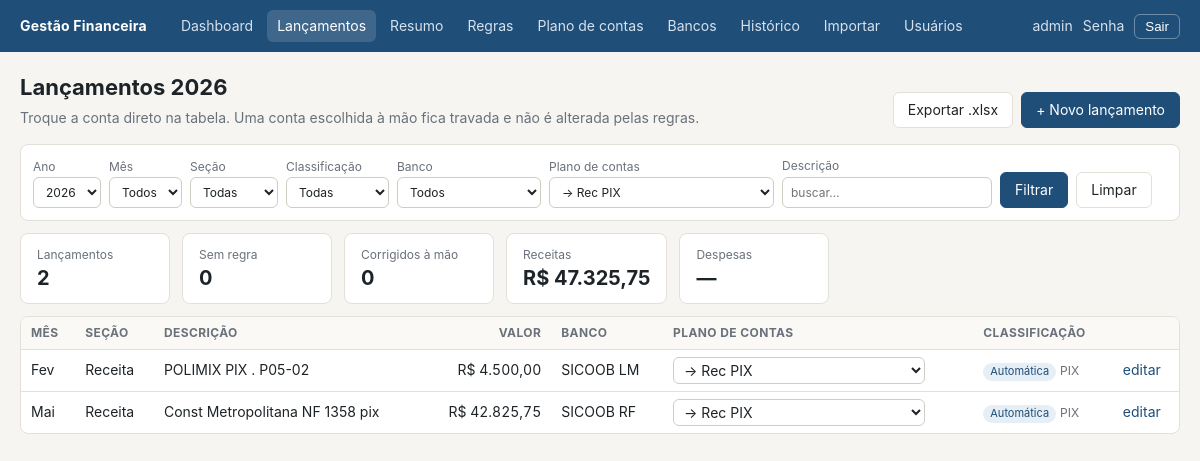
Page /?conta=5 (signed in) on the committed database.
### financas/models.py (models this page shows, shortened)
class Lancamento(models.Model):
    class Classificacao(models.TextChoices):
        AUTO = "A", "Automática"
        MANUAL = "M", "Manual"
        NENHUMA = "N", "Sem regra"
    ano = models.PositiveSmallIntegerField(db_index=True)
    mes = models.PositiveSmallIntegerField("mês", choices=MESES, db_index=True)
    secao = models.CharField("seção", max_length=1, choices=Secao.choices, default=Secao.DESPESA)
    descricao = models.CharField("descrição", max_length=255)
    valor = models.DecimalField(max_digits=14, decimal_places=2, null=True, blank=True)
    conta = models.ForeignKey(Conta, on_delete=models.PROTECT, null=True, blank=True, related_name="lancamentos",
                              verbose_name="plano de contas")
    banco = models.ForeignKey(Banco, on_delete=models.PROTECT, null=True, blank=True, related_name="lancamentos")
    classificacao = models.CharField(
        "classificação", max_length=1, choices=Classificacao.choices, default=Classificacao.NENHUMA,
    )
    regra = models.ForeignKey(
        Regra, on_delete=models.SET_NULL, null=True, blank=True, related_name="+",
        help_text="Regra que classificou automaticamente.",
    )
    linha_planilha = models.PositiveIntegerField("linha na planilha", null=True, blank=True)
    criado_em = models.DateTimeField(auto_now_add=True)
    atualizado_em = models.DateTimeField(auto_now=True)
    history = HistoricalRecords(excluded_fields=["atualizado_em"])
    class Meta:
        ordering = ["ano", "mes", "secao", "id"]
        verbose_name = "lançamento"

class Banco(models.Model):
    nome = models.CharField(max_length=60, unique=True)
    coluna_planilha = models.CharField(
        "coluna na planilha", max_length=3, blank=True,
        help_text="Letra da coluna das abas de mês com os valores deste banco (ex.: E). Em branco = não importa.",
    )
    banco = models.CharField("instituição", max_length=60, blank=True, help_text="Ex.: Sicoob, Itaú, Bradesco.")
    agencia = models.CharField("agência", max_length=20, blank=True)
    numero_conta = models.CharField("número da conta", max_length=30, blank=True)
    titular = models.CharField(max_length=120, blank=True, help_text="Empresa ou pessoa titular da conta.")
    observacao = models.CharField("observação", max_length=200, blank=True)
    ativo = models.BooleanField(default=True)
    history = HistoricalRecords()
    class Meta:
        ordering = ["coluna_planilha", "nome"]
        verbose_name = "banco"
    def __str__(self):
        return self.nome

class Conta(models.Model):
    codigo = models.CharField("código", max_length=20, blank=True)
    nome = models.CharField(max_length=120, unique=True)
    nao_entra_no_dre = models.BooleanField(
        "fora do DRE", default=False,
        help_text="Ex.: transferência entre contas da própria empresa.",
    )
    ativa = models.BooleanField(default=True)
    history = HistoricalRecords()
    class Meta:
        ordering = ["codigo", "nome"]
        verbose_name = "conta do plano de contas"
        verbose_name_plural = "plano de contas"
    def __str__(self):
        return self.nome

class Regra(models.Model):
    class Tipo(models.TextChoices):
        CONTEM = "C", "Contém"
        COMECA = "I", "Começa com"
    class SecaoRegra(models.TextChoices):
        RECEITA = "R", "Receita"
        DESPESA = "D", "Despesa"
        AMBAS = "A", "Ambas"
    palavra = models.CharField("palavra-chave", max_length=80)
    tipo = models.CharField("tipo de busca", max_length=1, choices=Tipo.choices, default=Tipo.CONTEM)
    secao = models.CharField("seção", max_length=1, choices=SecaoRegra.choices, default=SecaoRegra.AMBAS)
    conta = models.ForeignKey(Conta, on_delete=models.PROTECT, related_name="regras", verbose_name="plano de contas")
    ordem = models.PositiveIntegerField(
        default=0, db_index=True,
        help_text="Maior número = maior prioridade (exceções ficam com número alto).",
    )
    observacao = models.CharField("observação", max_length=200, blank=True)
    ativa = models.BooleanField(default=True)
    history = HistoricalRecords()
    class Meta:
        ordering = ["ordem", "id"]
        verbose_name = "regra"

### financas/views.py (the view)
# urls.py: path("", views.lancamentos, name="lancamentos"),
def lancamentos(request):
    if "limpar" in request.GET:
        request.session.pop(SESSAO_FILTROS, None)
        return redirect(reverse("lancamentos") + f"?ano={request.GET.get('ano') or _ano_padrao()}")
    if not request.GET and request.session.get(SESSAO_FILTROS):
        return redirect(reverse("lancamentos") + "?" + request.session[SESSAO_FILTROS])
    if request.GET:
        guardar = request.GET.copy()
        for k in list(guardar):
            if k not in FILTROS_LANCAMENTOS or not guardar.get(k):
                del guardar[k]
        request.session[SESSAO_FILTROS] = guardar.urlencode()
    g = request.GET
    ano = int(g.get("ano") or _ano_padrao())
    qs = Lancamento.objects.filter(ano=ano).select_related("conta", "regra", "banco")
    if g.get("mes"):
        qs = qs.filter(mes=g["mes"])
    if g.get("secao"):
        qs = qs.filter(secao=g["secao"])
    if g.get("conta"):
        qs = qs.filter(conta_id=g["conta"])
    if g.get("banco") == "nenhum":
        qs = qs.filter(banco__isnull=True)
    elif g.get("banco"):
        qs = qs.filter(banco_id=g["banco"])
    if g.get("classificacao"):
        qs = qs.filter(classificacao=g["classificacao"])
    if g.get("q"):
        qs = qs.filter(descricao__icontains=g["q"].strip())
    totais = qs.aggregate(
        n=Count("id"), sem=Count("id", filter=Q(classificacao="N")),
        manuais=Count("id", filter=Q(classificacao="M")),
        receitas=Sum("valor", filter=Q(secao="R")), despesas=Sum("valor", filter=Q(secao="D")),
        sem_valor=Count("id", filter=Q(valor__isnull=True)),
    )
    pagina = Paginator(qs, 100).get_page(g.get("page"))
    params = g.copy()
    params.pop("page", None)
    return render(request, "financas/lancamentos.html", {
        "pagina": pagina, "totais": totais, "ano": ano, "anos": _anos(),
        "meses": MESES_FILTRO, "secoes": Secao.choices,
        "classificacoes": Lancamento.Classificacao.choices,
        "contas": Conta.objects.filter(ativa=True), "bancos": Banco.objects.all(),
        "f": g, "querystring": params.urlencode(),
    })

### financas/templates/financas/lancamentos.html (shortened to what this page needs)
{% extends "financas/base.html" %}
{% load humanize financas_extras %}
{% block conteudo %}
<div class="cabecalho">
  <div>
    <h1>Lançamentos {{ ano }}</h1>
    <span class="muted">Troque a conta direto na tabela. Uma conta escolhida à mão fica travada e não é alterada pelas regras.</span>
  </div>
  <div class="acoes">
    <a class="btn" href="{% url 'exportar' %}?ano={{ ano }}">Exportar .xlsx</a>
    <a class="btn prim" href="{% url 'lancamento_novo' %}?ano={{ ano }}{% if f.mes %}&mes={{ f.mes }}{% endif %}">+ Novo lançamento</a>
  </div>
</div>
<form class="filtros" method="get">
  <label>Ano <select name="ano">{% for a in anos %}<option {% if a == ano %}selected{% endif %}>{{ a }}</option>{% endfor %}</select></label>
  <label>Mês <select name="mes">{% for v, n in meses %}<option value="{{ v }}" {% if v == f.mes %}selected{% endif %}>{{ n }}</option>{% endfor %}</select></label>
  <label>Seção <select name="secao"><option value="">Todas</option>{% for v, n in secoes %}<option value="{{ v }}" {% if v == f.secao %}selected{% endif %}>{{ n }}</option>{% endfor %}</select></label>
  <label>Classificação <select name="classificacao"><option value="">Todas</option>{% for v, n in classificacoes %}<option value="{{ v }}" {% if v == f.classificacao %}selected{% endif %}>{{ n }}</option>{% endfor %}</select></label>
  <label>Banco <select name="banco"><option value="">Todos</option></select></label>
  <label>Plano de contas <select name="conta"><option value="">Todas</option>{% for c in contas %}<option value="{{ c.pk }}" {% if c.pk|stringformat:"s" == f.conta %}selected{% endif %}>{{ c }}</option>{% endfor %}</select></label>
  <label>Descrição <input name="q" value="{{ f.q|default:'' }}" placeholder="buscar…"></label>
  <button class="btn prim">Filtrar</button>
  <a class="btn" href="?limpar=1&ano={{ ano }}">Limpar</a>
</form>
<div class="numeros">
  <div class="cartao"><span class="muted small">Lançamentos</span><b>{{ totais.n|intcomma }}</b></div>
  <div class="cartao"><span class="muted small">Sem regra</span><b>{{ totais.sem|intcomma }}</b>
    {% if totais.sem %}<a class="small" href="?ano={{ ano }}&classificacao=N">ver</a>{% endif %}</div>
  <div class="cartao"><span class="muted small">Corrigidos à mão</span><b>{{ totais.manuais|intcomma }}</b></div>
  <div class="cartao"><span class="muted small">Receitas</span><b>{{ totais.receitas|brl:2 }}</b></div>
  <div class="cartao"><span class="muted small">Despesas</span><b>{{ totais.despesas|brl:2 }}</b></div>
</div>
<div class="tabela-wrap">
<table>
  <thead><tr><th>Mês</th><th>Seção</th><th>Descrição</th><th class="num">Valor</th><th>Banco</th><th>Plano de contas</th><th>Classificação</th><th></th></tr></thead>
  <tbody>
  {% for l in pagina %}{% include "financas/_linha.html" %}
  {% empty %}<tr><td colspan="8" class="muted">Nenhum lançamento. <a href="{% url 'importar' %}">Importe a planilha</a> ou crie um novo.</td></tr>{% endfor %}
  </tbody>
</table>
</div>
{% endblock %}

### financas/templates/financas/base.html (shortened to what this page needs)
{% load static %}<!doctype html>
<html lang="pt-br">
<head>
  <link rel="stylesheet" href="{% static 'financas/style.css' %}">
</head>
<body hx-headers='{"X-CSRFToken": "{{ csrf_token }}"}'>
{% if user.is_authenticated %}
<header class="topo">
  <div class="wrap">
    <a class="marca" href="{% url 'lancamentos' %}">Gestão Financeira</a>
    {% with u=request.resolver_match.url_name %}
    <nav>
      <a href="{% url 'dashboard' %}" class="{% if u == 'dashboard' %}ativo{% endif %}">Dashboard</a>
      <a href="{% url 'lancamentos' %}" class="{% if u == 'lancamentos' or 'lancamento' in u %}ativo{% endif %}">Lançamentos</a>
      <a href="{% url 'resumo' %}" class="{% if u == 'resumo' %}ativo{% endif %}">Resumo</a>
      <a href="{% url 'regras' %}" class="{% if 'regra' in u %}ativo{% endif %}">Regras</a>
      <a href="{% url 'contas' %}" class="{% if 'conta' in u %}ativo{% endif %}">Plano de contas</a>
      <a href="{% url 'bancos' %}" class="{% if 'banco' in u %}ativo{% endif %}">Bancos</a>
      <a href="{% url 'historico' %}" class="{% if u == 'historico' %}ativo{% endif %}">Histórico</a>
      <a href="{% url 'importar' %}" class="{% if u == 'importar' %}ativo{% endif %}">Importar</a>
      {% if user.is_staff %}<a href="{% url 'admin:index' %}">Usuários</a>{% endif %}
    </nav>
    {% endwith %}
    <div class="usuario">
      <span>{{ user.get_full_name|default:user.username }}</span>
      <a class="link-senha" href="{% url 'password_change' %}" style="color:#d6e2ee">Senha</a>
      <form method="post" action="{% url 'logout' %}">{% csrf_token %}<button>Sair</button></form>
    </div>
  </div>
</header>
{% endif %}
<main class="wrap">
  {% block conteudo %}{% endblock %}
</main>
</body>
</html>

### financas/templates/financas/_linha.html (shortened to what this page needs)
{% load humanize financas_extras %}<tr id="l{{ l.pk }}" class="{% if l.classificacao == 'N' %}sem-regra{% endif %}">
  <td>{{ l.get_mes_display }}</td>
  <td>{{ l.get_secao_display }}</td>
  <td>{{ l.descricao }}</td>
  <td class="num">{% if l.valor is not None %}{{ l.valor|brl:2 }}{% else %}<span class="muted">—</span>{% endif %}</td>
  <td>{% if l.banco %}{{ l.banco }}{% else %}<span class="muted">—</span>{% endif %}</td>
  <td>
    <select name="conta" hx-post="{% url 'lancamento_conta' l.pk %}" hx-target="#l{{ l.pk }}" hx-swap="outerHTML" hx-indicator="#l{{ l.pk }}">
      {% for c in contas %}<option value="{{ c.pk }}" {% if c.pk == l.conta_id %}selected{% endif %}>{{ c }}</option>{% endfor %}
    </select>
  </td>
  <td>
    <span class="etiqueta {{ l.classificacao }}" {% if l.regra %}title="Regra: {{ l.regra.palavra }}"{% endif %}>{{ l.get_classificacao_display }}</span>
    {% if l.classificacao == 'A' and l.regra %}<span class="muted small">{{ l.regra.palavra }}</span>{% endif %}
  </td>
  <td><a href="{% url 'lancamento_editar' l.pk %}">editar</a></td>
</tr>

### rows in the picture
Lancamento: mes "Fev", secao "Receita", descricao "POLIMIX PIX . P05-02", valor|brl "R$ 4.500,00", banco "SICOOB LM", conta "-> Rec PIX", classificacao "Automática", regra.palavra "PIX"
Lancamento: mes "Mai", secao "Receita", descricao "Const Metropolitana NF 1358 pix", valor|brl "R$ 42.825,75", banco "SICOOB RF", conta "-> Rec PIX", classificacao "Automática", regra.palavra "PIX"

### other values in the picture
{{ user.get_full_name|default:user.username }} "admin"
{{ ano }} "2026"
{{ totais.n|intcomma }} "2"
{{ totais.sem|intcomma }} "0"
{{ totais.manuais|intcomma }} "0"
{{ totais.receitas|brl:2 }} "R$ 47.325,75"
{{ totais.despesas|brl:2 }} "—"
form field ano "2026"
form field mes "Todos"
form field conta "-> Rec PIX"
